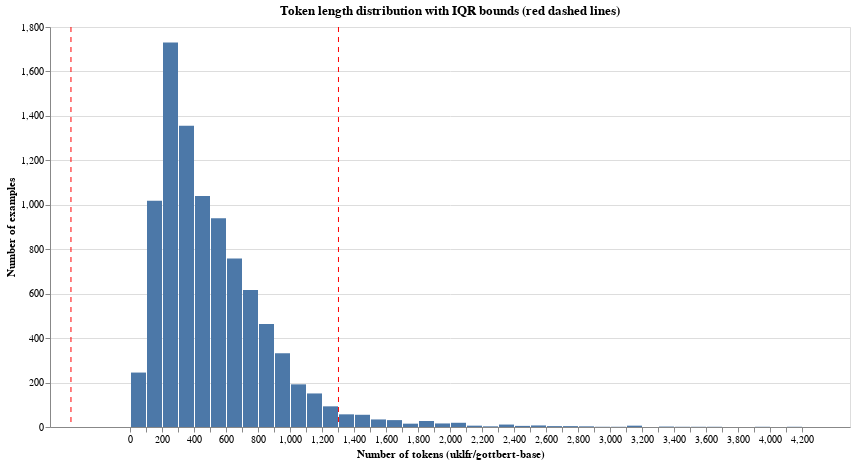

This figure's notebook cell:
### Code cell
# Visualize with IQR bounds marked
import altair as alt

token_dist_with_iqr = (
    alt.Chart(df_pd)
    .mark_bar()
    .encode(
        x=alt.X(
            "token_count:Q",
            bin=alt.Bin(maxbins=50),
            title="Number of tokens (uklfr/gottbert-base)"
        ),
        y=alt.Y("count()", title="Number of examples"),
        tooltip=[
            alt.Tooltip("token_count:Q", bin=True, title="Token count"),
            alt.Tooltip("count()", title="Frequency")
        ],
    )
)

# Add vertical lines for IQR bounds
lower_line = alt.Chart(pd.DataFrame({'x': [lower_bound]})).mark_rule(color='red', strokeDash=[5, 5]).encode(x='x:Q')
upper_line = alt.Chart(pd.DataFrame({'x': [upper_bound]})).mark_rule(color='red', strokeDash=[5, 5]).encode(x='x:Q')

final_chart_with_iqr = (token_dist_with_iqr + lower_line + upper_line).properties(
    width=800,
    height=400,
    title="Token length distribution with IQR bounds (red dashed lines)"
)

final_chart_with_iqr

### Figure 1 — Vega specification as saved in the notebook (floating-point values rounded to 4 significant figures)
{"$schema": "https://vega.github.io/schema/vega/v6.json", "data": [{"name": "source_0", "values": [{"__count": 1018, "bin_maxbins_10_token_count": 0.0, "bin_maxbins_10_token_count_end": 500.0, "bin_maxbins_50_token_count": 100.0, "bin_maxbins_50_token_count_end": 200.0}, {"__count": 463, "bin_maxbins_10_token_count": 500.0, "bin_maxbins_10_token_count_end": 1000.0, "bin_maxbins_50_token_count": 800.0, "bin_maxbins_50_token_count_end": 900.0}, {"__count": 1040, "bin_maxbins_10_token_count": 0.0, "bin_maxbins_10_token_count_end": 500.0, "bin_maxbins_50_token_count": 400.0, "bin_maxbins_50_token_count_end": 500.0}, {"__count": 1356, "bin_maxbins_10_token_count": 0.0, "bin_maxbins_10_token_count_end": 500.0, "bin_maxbins_50_token_count": 300.0, "bin_maxbins_50_token_count_end": 400.0}, {"__count": 758, "bin_maxbins_10_token_count": 500.0, "bin_maxbins_10_token_count_end": 1000.0, "bin_maxbins_50_token_count": 600.0, "bin_maxbins_50_token_count_end": 700.0}, {"__count": 1730, "bin_maxbins_10_token_count": 0.0, "bin_maxbins_10_token_count_end": 500.0, "bin_maxbins_50_token_count": 200.0, "bin_maxbins_50_token_count_end": 300.0}, {"__count": 332, "bin_maxbins_10_token_count": 500.0, "bin_maxbins_10_token_count_end": 1000.0, "bin_maxbins_50_token_count": 900.0, "bin_maxbins_50_token_count_end": 1000.0}, {"__count": 151, "bin_maxbins_10_token_count": 1000.0, "bin_maxbins_10_token_count_end": 1500.0, "bin_maxbins_50_token_count": 1100.0, "bin_maxbins_50_token_count_end": 1200.0}, {"__count": 616, "bin_maxbins_10_token_count": 500.0, "bin_maxbins_10_token_count_end": 1000.0, "bin_maxbins_50_token_count": 700.0, "bin_maxbins_50_token_count_end": 800.0}, {"__count": 939, "bin_maxbins_10_token_count": 500.0, "bin_maxbins_10_token_count_end": 1000.0, "bin_maxbins_50_token_count": 500.0, "bin_maxbins_50_token_count_end": 600.0}, {"__count": 3, "bin_maxbins_10_token_count": 2500.0, "bin_maxbins_10_token_count_end": 3000.0, "bin_maxbins_50_token_count": 2800.0, "bin_maxbins_50_token_count_end": 2900.0}, {"__count": 27, "bin_maxbins_10_token_count": 1500.0, "bin_maxbins_10_token_count_end": 2000.0, "bin_maxbins_50_token_count": 1800.0, "bin_maxbins_50_token_count_end": 1900.0}, {"__count": 34, "bin_maxbins_10_token_count": 1500.0, "bin_maxbins_10_token_count_end": 2000.0, "bin_maxbins_50_token_count": 1500.0, "bin_maxbins_50_token_count_end": 1600.0}, {"__count": 192, "bin_maxbins_10_token_count": 1000.0, "bin_maxbins_10_token_count_end": 1500.0, "bin_maxbins_50_token_count": 1000.0, "bin_maxbins_50_token_count_end": 1100.0}, {"__count": 93, "bin_maxbins_10_token_count": 1000.0, "bin_maxbins_10_token_count_end": 1500.0, "bin_maxbins_50_token_count": 1200.0, "bin_maxbins_50_token_count_end": 1300.0}, {"__count": 1, "bin_maxbins_10_token_count": 3500.0, "bin_maxbins_10_token_count_end": 4000.0, "bin_maxbins_50_token_count": 3500.0, "bin_maxbins_50_token_count_end": 3600.0}, {"__count": 55, "bin_maxbins_10_token_count": 1000.0, "bin_maxbins_10_token_count_end": 1500.0, "bin_maxbins_50_token_count": 1400.0, "bin_maxbins_50_token_count_end": 1500.0}, {"__count": 245, "bin_maxbins_10_token_count": 0.0, "bin_maxbins_10_token_count_end": 500.0, "bin_maxbins_50_token_count": 0.0, "bin_maxbins_50_token_count_end": 100.0}, {"__count": 57, "bin_maxbins_10_token_count": 1000.0, "bin_maxbins_10_token_count_end": 1500.0, "bin_maxbins_50_token_count": 1300.0, "bin_maxbins_50_token_count_end": 1400.0}, {"__count": 19, "bin_maxbins_10_token_count": 2000.0, "bin_maxbins_10_token_count_end": 2500.0, "bin_maxbins_50_token_count": 2000.0, "bin_maxbins_50_token_count_end": 2100.0}, {"__count": 7, "bin_maxbins_10_token_count": 2500.0, "bin_maxbins_10_token_count_end": 3000.0, "bin_maxbins_50_token_count": 2500.0, "bin_maxbins_50_token_count_end": 2600.0}, {"__count": 6, "bin_maxbins_10_token_count": 3000.0, "bin_maxbins_10_token_count_end": 3500.0, "bin_maxbins_50_token_count": 3100.0, "bin_maxbins_50_token_count_end": 3200.0}, {"__count": 16, "bin_maxbins_10_token_count": 1500.0, "bin_maxbins_10_token_count_end": 2000.0, "bin_maxbins_50_token_count": 1900.0, "bin_maxbins_50_token_count_end": 2000.0}, {"__count": 31, "bin_maxbins_10_token_count": 1500.0, "bin_maxbins_10_token_count_end": 2000.0, "bin_maxbins_50_token_count": 1600.0, "bin_maxbins_50_token_count_end": 1700.0}, {"__count": 1, "bin_maxbins_10_token_count": 3000.0, "bin_maxbins_10_token_count_end": 3500.0, "bin_maxbins_50_token_count": 3400.0, "bin_maxbins_50_token_count_end": 3500.0}, {"__count": 1, "bin_maxbins_10_token_count": 3500.0, "bin_maxbins_10_token_count_end": 4000.0, "bin_maxbins_50_token_count": 3900.0, "bin_maxbins_50_token_count_end": 4000.0}, {"__count": 6, "bin_maxbins_10_token_count": 2000.0, "bin_maxbins_10_token_count_end": 2500.0, "bin_maxbins_50_token_count": 2100.0, "bin_maxbins_50_token_count_end": 2200.0}, {"__count": 15, "bin_maxbins_10_token_count": 1500.0, "bin_maxbins_10_token_count_end": 2000.0, "bin_maxbins_50_token_count": 1700.0, "bin_maxbins_50_token_count_end": 1800.0}, {"__count": 11, "bin_maxbins_10_token_count": 2000.0, "bin_maxbins_10_token_count_end": 2500.0, "bin_maxbins_50_token_count": 2300.0, "bin_maxbins_50_token_count_end": 2400.0}, {"__count": 4, "bin_maxbins_10_token_count": 2500.0, "bin_maxbins_10_token_count_end": 3000.0, "bin_maxbins_50_token_count": 2600.0, "bin_maxbins_50_token_count_end": 2700.0}, {"__count": 1, "bin_maxbins_10_token_count": 3000.0, "bin_maxbins_10_token_count_end": 3500.0, "bin_maxbins_50_token_count": 3000.0, "bin_maxbins_50_token_count_end": 3100.0}, {"__count": 1, "bin_maxbins_10_token_count": 3500.0, "bin_maxbins_10_token_count_end": 4000.0, "bin_maxbins_50_token_count": 3600.0, "bin_maxbins_50_token_count_end": 3700.0}, {"__count": 1, "bin_maxbins_10_token_count": 2500.0, "bin_maxbins_10_token_count_end": 3000.0, "bin_maxbins_50_token_count": 2900.0, "bin_maxbins_50_token_count_end": 3000.0}, {"__count": 5, "bin_maxbins_10_token_count": 2000.0, "bin_maxbins_10_token_count_end": 2500.0, "bin_maxbins_50_token_count": 2400.0, "bin_maxbins_50_token_count_end": 2500.0}, {"__count": 2, "bin_maxbins_10_token_count": 3000.0, "bin_maxbins_10_token_count_end": 3500.0, "bin_maxbins_50_token_count": 3300.0, "bin_maxbins_50_token_count_end": 3400.0}, {"__count": 3, "bin_maxbins_10_token_count": 2000.0, "bin_maxbins_10_token_count_end": 2500.0, "bin_maxbins_50_token_count": 2200.0, "bin_maxbins_50_token_count_end": 2300.0}, {"__count": 4, "bin_maxbins_10_token_count": 2500.0, "bin_maxbins_10_token_count_end": 3000.0, "bin_maxbins_50_token_count": 2700.0, "bin_maxbins_50_token_count_end": 2800.0}, {"__count": 1, "bin_maxbins_10_token_count": 4000.0, "bin_maxbins_10_token_count_end": 4500.0, "bin_maxbins_50_token_count": 4100.0, "bin_maxbins_50_token_count_end": 4200.0}]}, {"name": "source_1", "values": [{"x": -369.0}]}, {"name": "source_2", "values": [{"x": 1303.0}]}, {"name": "source_0_y_domain___count", "values": [{"min": 1, "max": 1730}]}], "signals": [{"name": "layer_0_bin_maxbins_50_token_count_bins", "value": {"fields": ["token_count"], "fname": "bin_token_count", "start": 0.0, "step": 100.0, "stop": 4200.0}}], "marks": [{"type": "rect", "name": "layer_0_marks", "from": {"data": "source_0"}, "encode": {"update": {"tooltip": {"signal": "{\"Token count\": !isValid(datum[\"bin_maxbins_10_token_count\"]) || !isFinite(+datum[\"bin_maxbins_10_token_count\"]) ? \"null\" : format(datum[\"bin_maxbins_10_token_count\"], \"\") + \" – \" + format(datum[\"bin_maxbins_10_token_count_end\"], \"\"), \"Frequency\": format(datum[\"__count\"], \"\")}"}, "fill": {"value": "#4c78a8"}, "x2": {"field": "bin_maxbins_50_token_count", "scale": "x", "offset": {"signal": "0.5 + (abs(scale(\"x\", datum[\"bin_maxbins_50_token_count_end\"]) - scale(\"x\", datum[\"bin_maxbins_50_token_count\"])) < 0.25 ? -0.5 * (0.25 - (abs(scale(\"x\", datum[\"bin_maxbins_50_token_count_end\"]) - scale(\"x\", datum[\"bin_maxbins_50_token_count\"])))) : 0.5)"}}, "y2": {"value": 0, "scale": "y"}, "x": {"field": "bin_maxbins_50_token_count_end", "scale": "x", "offset": {"signal": "0.5 + (abs(scale(\"x\", datum[\"bin_maxbins_50_token_count_end\"]) - scale(\"x\", datum[\"bin_maxbins_50_token_count\"])) < 0.25 ? 0.5 * (0.25 - (abs(scale(\"x\", datum[\"bin_maxbins_50_token_count_end\"]) - scale(\"x\", datum[\"bin_maxbins_50_token_count\"])))) : -0.5)"}}, "y": {"field": "__count", "scale": "y"}}}, "style": ["bar"]}, {"type": "rule", "name": "layer_1_marks", "from": {"data": "source_1"}, "encode": {"update": {"y": {"value": 0}, "y2": {"field": {"signal": null, "datum": null, "group": "height", "parent": null}}, "strokeDash": {"value": [5, 5]}, "stroke": {"value": "red"}, "x": {"field": "x", "scale": "x"}}}, "style": ["rule"]}, {"type": "rule", "name": "layer_2_marks", "from": {"data": "source_2"}, "encode": {"update": {"stroke": {"value": "red"}, "x": {"field": "x", "scale": "x"}, "y": {"value": 0}, "y2": {"field": {"signal": null, "datum": null, "group": "height", "parent": null}}, "strokeDash": {"value": [5, 5]}}}, "style": ["rule"]}], "scales": [{"name": "x", "type": "linear", "domain": {"fields": [{"signal": "[layer_0_bin_maxbins_50_token_count_bins.start, layer_0_bin_maxbins_50_token_count_bins.stop]"}, {"data": "source_1", "field": "x"}, {"data": "source_2", "field": "x"}]}, "range": [0, {"signal": "width"}], "bins": {"signal": "layer_0_bin_maxbins_50_token_count_bins"}, "zero": false, "nice": true}, {"name": "y", "type": "linear", "domain": [{"signal": "(data(\"source_0_y_domain___count\")[0] || {}).min"}, {"signal": "(data(\"source_0_y_domain___count\")[0] || {}).max"}], "range": [{"signal": "height"}, 0], "nice": true, "zero": true}], "axes": [{"scale": "y", "maxExtent": 0, "domain": false, "gridScale": "x", "minExtent": 0, "ticks": false, "aria": false, "orient": "left", "tickCount": {"signal": "ceil(height/40)"}, "zindex": 0, "labels": false, "grid": true}, {"scale": "x", "zindex": 0, "tickCount": {"signal": "ceil(width/10)"}, "orient": "bottom", "grid": false, "title": "Number of tokens (uklfr/gottbert-base)", "labelFlush": true, "labelOverlap": true}, {"scale": "y", "orient": "left", "labelOverlap": true, "zindex": 0, "tickCount": {"signal": "ceil(height/40)"}, "grid": false, "title": "Number of examples"}], "title": {"text": "Token length distribution with IQR bounds (red dashed lines)", "frame": "group"}, "padding": 5, "style": "cell", "background": "white", "height": 400, "width": 800}
